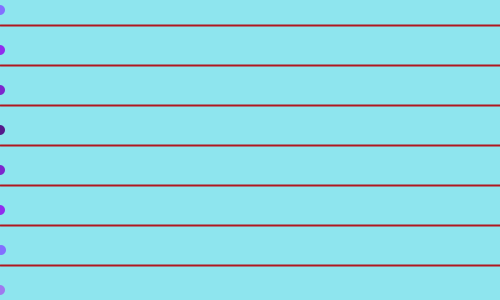
Frame 1 (no input)
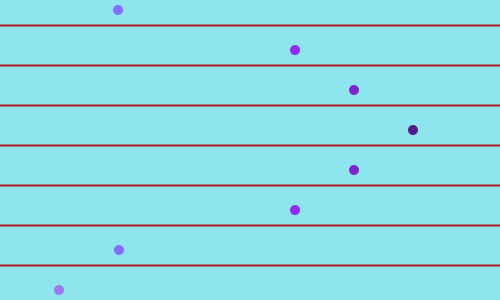
Frame 60 (the mouse pressed at the canvas centre just before this capture)
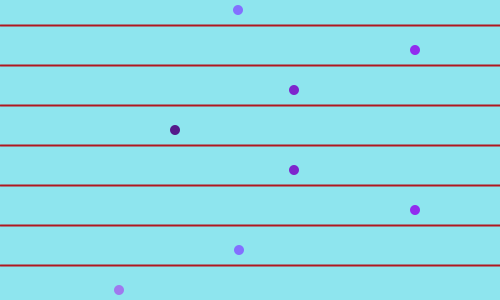
Frame 120 (the mouse held since frame 60 and released just before this capture)

The Processing sketch that drew these frames (run headless with seeded random() and noise(); from frame 60 on, the mouse is pressed at the canvas centre):

// Processing sketch: processing_132915
// ── processing_132915.pde

int x= 0;
int y= 0;
int z= 0;
int h= 0;
int i= 0;
int j= 0;
int k= 0;
int a = 1;
int b = 6;
int c = 5;
int d = 7;
int e = 6;
int f = 5;
int g = 1;
int m = 13;
void setup(){
size(500,300);
}
void draw (){
  frameRate (30);
  noStroke ();
  background (142,229,238);
  fill (131,111,255);
  ellipse (x,10,10,10);
  if (x==300);
  x=x+a;
  if ((x<0)||(x>500)){
    a = a*-1;
  }
fill (145,44,238);
ellipse (z,50,10,10);
  if (z==300);
  z=z+c;
  if ((z<0)||(z>500)){
    c = c*-1;
  }
fill (125,38,205);
ellipse (y,90,10,10);
if (y==300);
y=y+b;
  if ((y<0)||(y>500)){
    b = b*-1;
  }
fill (85,26,139);
ellipse (h,130,10,10);
if (h==300);
h=h+d;
  if ((h<0)||(h>500)){
    d = d*-1;
  }
fill (125,38,205);
ellipse (i,170,10,10);
if (i==300);
i=i+e;
  if ((i<0)||(i>500)){
    e = e*-1;
  }
  fill (145,44,238);
ellipse (j,210,10,10);
  if (j==300);
  j=j+f;
  if ((j<0)||(j>500)){
    f = f*-1;
  }
   fill (131,111,255);
  ellipse (x,250,10,10);
  if (x==300);
  x=x+a;
  if ((x<0)||(x>500)){
    a = a*-1;
  }
  fill (159,121,238);
  ellipse (k,290,10,10);
  if (k==300);
  k=k+g;
  if ((k<0)||(k>500)){
    g = g*-1;
  }
strokeWeight (2);
stroke (176,23,31);
line (0,25,500,25);
line (0,65,500,65);
line (0,105,500,105);
line (0,145,500,145);
line (0,185,500,185);
line (0,225,500,225);
line (0,265,500,265);
}
